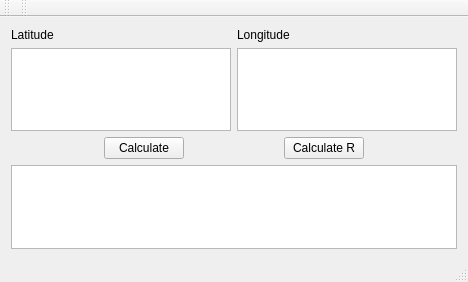
<?xml version="1.0" encoding="UTF-8"?>
<ui version="4.0">
 <class>MainWindow</class>
 <widget class="QMainWindow" name="MainWindow">
  <property name="geometry">
   <rect>
    <x>0</x>
    <y>0</y>
    <width>468</width>
    <height>282</height>
   </rect>
  </property>
  <property name="windowTitle">
   <string>MainWindow</string>
  </property>
  <widget class="QWidget" name="centralWidget">
   <layout class="QHBoxLayout" name="horizontalLayout_5">
    <item>
     <layout class="QHBoxLayout" name="horizontalLayout_4">
      <item>
       <layout class="QVBoxLayout" name="verticalLayout_2">
        <item>
         <layout class="QVBoxLayout" name="verticalLayout">
          <item>
           <layout class="QHBoxLayout" name="horizontalLayout">
            <item>
             <widget class="QLabel" name="label">
              <property name="text">
               <string>Latitude</string>
              </property>
             </widget>
            </item>
            <item>
             <widget class="QLabel" name="label_2">
              <property name="text">
               <string>Longitude</string>
              </property>
             </widget>
            </item>
           </layout>
          </item>
          <item>
           <layout class="QHBoxLayout" name="horizontalLayout_2">
            <item>
             <widget class="QPlainTextEdit" name="latitude"/>
            </item>
            <item>
             <widget class="QPlainTextEdit" name="longitude"/>
            </item>
           </layout>
          </item>
         </layout>
        </item>
        <item>
         <layout class="QHBoxLayout" name="horizontalLayout_3">
          <item>
           <spacer name="horizontalSpacer">
            <property name="orientation">
             <enum>Qt::Horizontal</enum>
            </property>
            <property name="sizeHint" stdset="0">
             <size>
              <width>40</width>
              <height>20</height>
             </size>
            </property>
           </spacer>
          </item>
          <item>
           <widget class="QPushButton" name="pushButton">
            <property name="text">
             <string>Calculate</string>
            </property>
           </widget>
          </item>
          <item>
           <spacer name="horizontalSpacer_2">
            <property name="orientation">
             <enum>Qt::Horizontal</enum>
            </property>
            <property name="sizeHint" stdset="0">
             <size>
              <width>40</width>
              <height>20</height>
             </size>
            </property>
           </spacer>
          </item>
          <item>
           <widget class="QPushButton" name="pushButton_2">
            <property name="text">
             <string>Calculate R</string>
            </property>
           </widget>
          </item>
          <item>
           <spacer name="horizontalSpacer_3">
            <property name="orientation">
             <enum>Qt::Horizontal</enum>
            </property>
            <property name="sizeHint" stdset="0">
             <size>
              <width>40</width>
              <height>20</height>
             </size>
            </property>
           </spacer>
          </item>
         </layout>
        </item>
        <item>
         <widget class="QTextEdit" name="textEdit"/>
        </item>
       </layout>
      </item>
     </layout>
    </item>
   </layout>
  </widget>
  <widget class="QMenuBar" name="menuBar">
   <property name="geometry">
    <rect>
     <x>0</x>
     <y>0</y>
     <width>468</width>
     <height>19</height>
    </rect>
   </property>
  </widget>
  <widget class="QToolBar" name="mainToolBar">
   <attribute name="toolBarArea">
    <enum>TopToolBarArea</enum>
   </attribute>
   <attribute name="toolBarBreak">
    <bool>false</bool>
   </attribute>
  </widget>
  <widget class="QStatusBar" name="statusBar"/>
  <widget class="QToolBar" name="toolBar">
   <property name="windowTitle">
    <string>toolBar</string>
   </property>
   <attribute name="toolBarArea">
    <enum>TopToolBarArea</enum>
   </attribute>
   <attribute name="toolBarBreak">
    <bool>false</bool>
   </attribute>
  </widget>
 </widget>
 <layoutdefault spacing="6" margin="11"/>
 <resources/>
 <connections/>
</ui>
